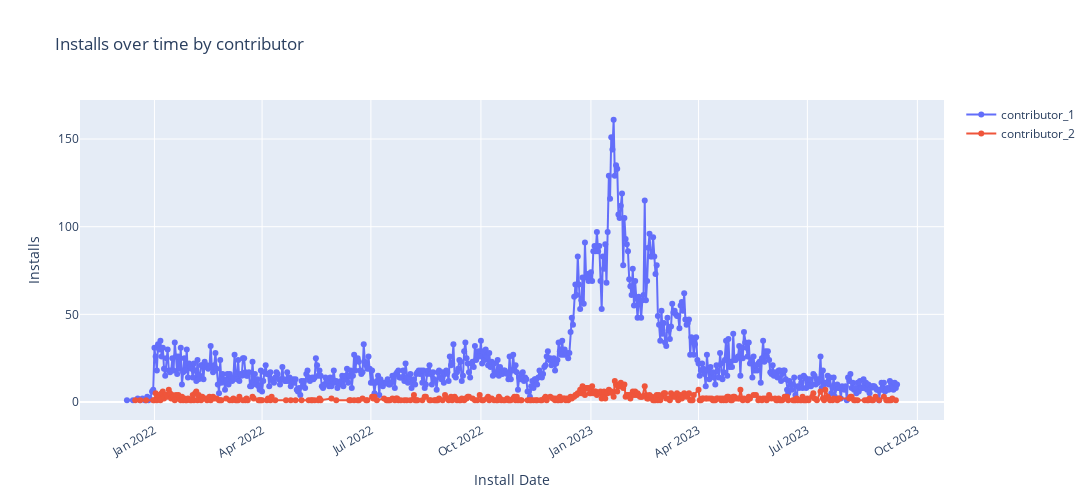

Notebook cell for this chart:
### Code cell
import plotly.graph_objects as go

# Убедимся, что даты в формате datetime
df_sor_2_cont_1['contributor_1_date'] = pd.to_datetime(df_sor_2_cont_1['contributor_1_date'])
df_sor_2_cont_2['contributor_2_date'] = pd.to_datetime(df_sor_2_cont_2['contributor_2_date'])

fig = go.Figure()

# contributor_1
fig.add_trace(go.Scatter(
    x=df_sor_2_cont_1['contributor_1_date'],
    y=df_sor_2_cont_1['contributor_1'],
    mode='lines+markers',
    name='contributor_1',
    hovertemplate='contributor_1: %{y}<br>Date: %{x}<extra></extra>'
))

# contributor_2
fig.add_trace(go.Scatter(
    x=df_sor_2_cont_2['contributor_2_date'],
    y=df_sor_2_cont_2['contributor_2'],
    mode='lines+markers',
    name='contributor_2',
    hovertemplate='contributor_2: %{y}<br>Date: %{x}<extra></extra>'
))

# Настройки графика
fig.update_layout(
    title='Installs over time by contributor',
    xaxis_title='Install Date',
    yaxis_title='Installs',
    xaxis=dict(tickangle=-30),
    width=1200,
    height=500,
    hovermode='x unified'  # показывает значения всех линий при наведении на одну дату
)

fig.show()

### Figure 1 — Plotly figure (JSON) as saved in the notebook; plotly's stock layout.template omitted (floating-point values rounded to 4 significant figures; data arrays with more than 128 entries replaced by an {"elided": "..."} marker saying what was removed)
{"data": [{"hovertemplate": "contributor_1: %{y}<br>Date: %{x}<extra></extra>", "mode": "lines+markers", "name": "contributor_1", "x": {"elided": "634 str values"}, "y": {"elided": "634 int values"}, "type": "scatter"}, {"hovertemplate": "contributor_2: %{y}<br>Date: %{x}<extra></extra>", "mode": "lines+markers", "name": "contributor_2", "x": {"elided": "408 str values"}, "y": {"elided": "408 int values"}, "type": "scatter"}], "layout": {"xaxis": {"title": {"text": "Install Date"}, "tickangle": -30}, "title": {"text": "Installs over time by contributor"}, "yaxis": {"title": {"text": "Installs"}}, "width": 1200, "height": 500, "hovermode": "x unified"}}
